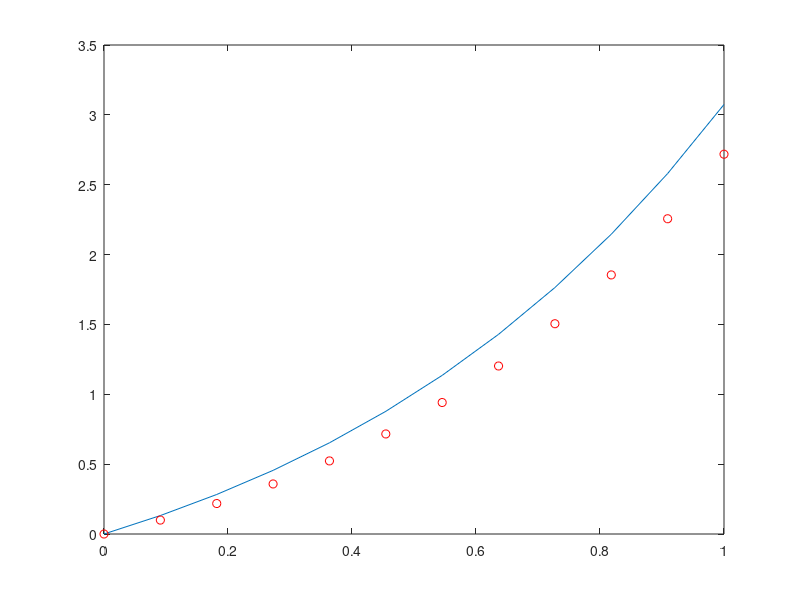

Source code (MATLAB):
clear, clc;
f = @(x) exp(x) .* (-x .^2 + x + 2);
g = @(x) x .* exp(x);
a = 0;
b = 1;
ax = @(x) 1;
bx = @(x) -x;
cx = @(x) 1;
ua = 0;
ubf = 2 * exp(1);
c = b-a;
n = 10;
h = c/(n+1);
x = linspace((a+h),(b-h),n);
a1 = [(-2 * ax(x) + cx(x) * h^2).* diag(eye(n)); 1];
A1 = diag(a1);
a2 = (ax(x) +1/2 * bx(x) * h)' .* diag(eye(n));
A2 = diag(a2, 1);
a3 = [(ax(x(2:n)) -1/2 * bx(x(2:n)) * h)' .* diag(eye(n-1)); -1];
A3 = diag(a3, -1);

A = A1  + A2 + A3;

F = h^2 * f(x);
F(1) = F(1) - ua;
F = [F h*ubf];
U = linsolve(A,F');
U = [ua U'];
X = [a x b];
plot(X, U, X, g(X), 'ro');
E = max(abs(g(X) - U));